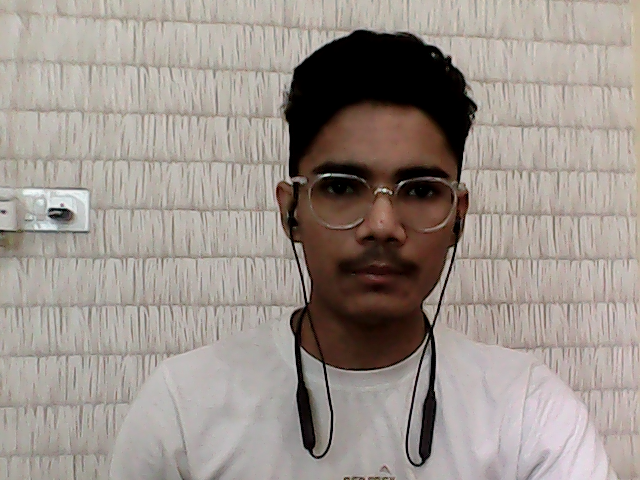
#> input picture UEI codes/capture0.png, 640 x 480 px
$ python facedetect.py
#> lines starting #> are read from the running program, lines starting #| are printed output that depends on the picture; after the words box and inside, x2 and y2 are one past the last pixel; in counts of white or black regions, pixels touching at a corner belong together
#Face Detection using haarcascade file
import cv2
import numpy

image=cv2.imread("capture0.png")
#> image is the input picture: shape (480, 640, 3); mean B, G, R 140.3, 147.1, 156.5
gray= cv2.cvtColor(image,cv2.COLOR_BGR2GRAY) #convert into gray
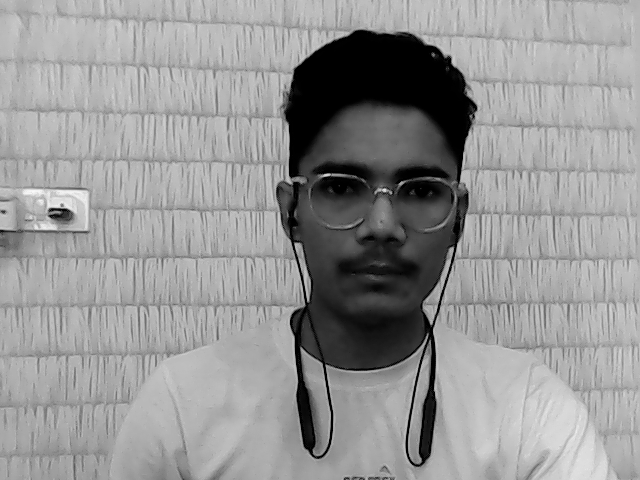
#> gray: shape (480, 640); min 0, max 250, mean 149.1
face=cv2.CascadeClassifier("haarcascade_frontalface_default.xml") #for detecting face

# parameters(img,scale_factor[reduce image size],min_neighbour)
faces = face.detectMultiScale(gray,1.2,3)   #for  faces
#> faces = [[280, 109, 204, 204]]

for(x,y,w,h) in faces:

    image=cv2.rectangle(image,(x,y),(x+w,y+h),(127,0,205),3)
#> this loop made 1 pass
#> pass 1, `image=cv2.rectangle(image,(x,y),(x+w,y+h),(127,0,205),3)`:
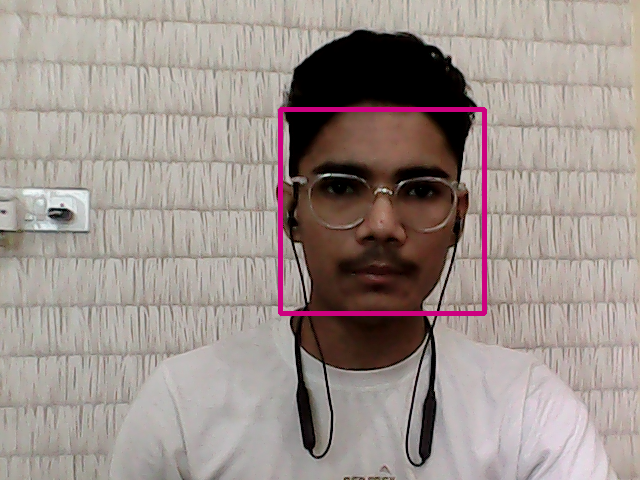
#> image: shape (480, 640, 3); 1.32% of pixels changed, all inside (x1, y1, x2, y2) = (278, 107, 487, 316)


image = cv2.resize(image,(800,600))
#> image: shape (600, 800, 3)
cv2.imshow("Face Detected",image)
cv2.waitKey(0)
cv2.destroyAllWindows()
